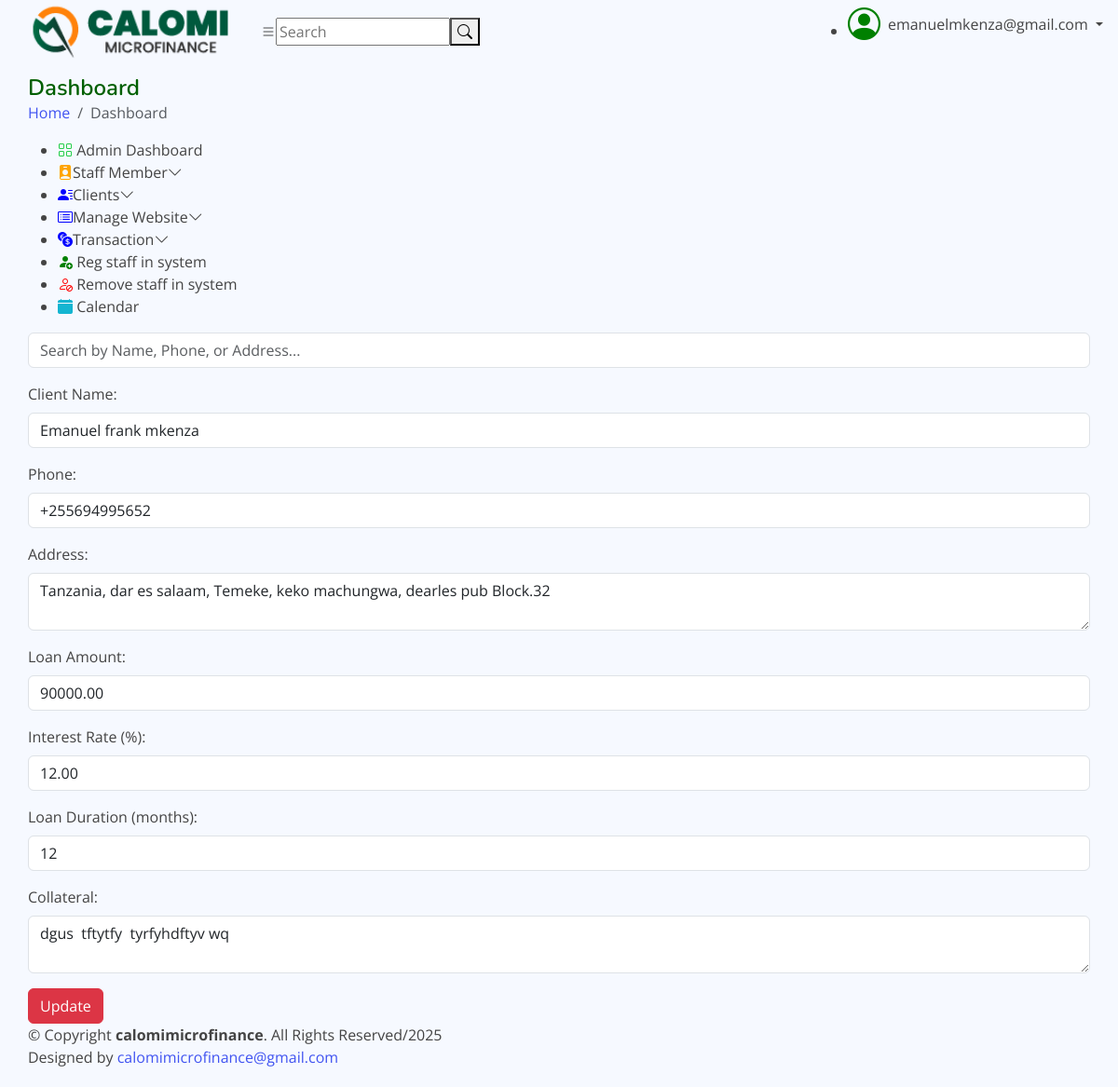
Screenshot of /admin/edit_client.php?id=37 (signed in) with the database file from the repository.
### tables this page shows
CREATE TABLE `clients` (
  `id` int(11) NOT NULL,
  `name` varchar(100) NOT NULL,
  `phone` varchar(15) NOT NULL,
  `address` text NOT NULL,
  `loan_amount` decimal(10,2) NOT NULL,
  `interest_rate` decimal(5,2) NOT NULL,
  `loan_duration` int(11) NOT NULL,
  `collateral` text DEFAULT NULL,
  `created_by` varchar(255) NOT NULL,
  `created_at` timestamp NOT NULL DEFAULT current_timestamp(),
  `balance` decimal(10,2) DEFAULT 0.00,
  `client_image` varchar(255) DEFAULT NULL
);

### admin/edit_client.php (the view, shortened to what this page needs)
<?php
include("conn.php");
if (isset($_GET['id'])) {
    $clientId = intval($_GET['id']);
    $stmt = $conn->prepare("SELECT * FROM clients WHERE id = ?");
    $stmt->bind_param("i", $clientId);
    $stmt->execute();
    $result = $stmt->get_result();
    if ($result->num_rows > 0) {
        $client = $result->fetch_assoc();
    } else {
        header("Location: client_manage.php?message=Client not found");
        exit();
    }
} else {
    header("Location: client_manage.php?message=No client ID provided");
    exit();
}
?>
<?php
include("linknice.php");
include("headernice.php");
include("sidebar.php");
?>
<!DOCTYPE html>
<html lang="en">
<head>
</head>
<body>
<div class="mb-3">
    <input type="text" id="searchClient" class="form-control" placeholder="Search by Name, Phone, or Address...">
</div>
    <form action="" method="POST" class="row g-3">
        <div class="col-12">
            <label for="name" class="form-label">Client Name:</label>
            <input type="text" id="name" name="name" class="form-control" value="<?php echo htmlspecialchars($client['name']); ?>" required>
        </div>
        <div class="col-12">
            <label for="phone" class="form-label">Phone:</label>
            <input type="text" id="phone" name="phone" class="form-control" value="<?php echo htmlspecialchars($client['phone']); ?>" required>
        </div>
        <div class="col-12">
            <label for="address" class="form-label">Address:</label>
            <textarea id="address" name="address" class="form-control" required><?php echo htmlspecialchars($client['address']); ?></textarea>
        </div>
        <div class="col-12">
            <label for="loan_amount" class="form-label">Loan Amount:</label>
            <input type="number" id="loan_amount" name="loan_amount" class="form-control" step="0.01" value="<?php echo htmlspecialchars($client['loan_amount']); ?>" required>
        </div>
        <div class="col-12">
            <label for="interest_rate" class="form-label">Interest Rate (%):</label>
            <input type="number" id="interest_rate" name="interest_rate" class="form-control" step="0.01" value="<?php echo htmlspecialchars($client['interest_rate']); ?>" required>
        </div>
        <div class="col-12">
            <label for="loan_duration" class="form-label">Loan Duration (months):</label>
            <input type ```php
="number" id="loan_duration" name="loan_duration" class="form-control" value="<?php echo htmlspecialchars($client['loan_duration']); ?>" required>
        </div>
        <div class="col-12">
            <label for="collateral" class="form-label">Collateral:</label>
            <textarea id="collateral" name="collateral" class="form-control"><?php echo htmlspecialchars($client['collateral']); ?></textarea>
        </div>
        <div class="col-12">
            <input type="submit" value="Update" class="btn btn-danger">
        </div>
    </form>
    <?php
    include("footernice.php");
    ?>
</body>
</html>

### admin/assets/css/style.css (style rules this page uses)
:root { --dark-green: #005f00; --blue: #4154f1; --whitesmoke: #f6f9ff; scroll-behavior: smooth; }
body { font-family: "Open Sans", sans-serif; background: var(--whitesmoke); color: #444444; }

### rows the page displays
clients: name "Emanuel frank mkenza", phone "+255694995652", address "Tanzania, dar es salaam, Temeke, keko machungwa, dearles pub Block.32", loan_amount "90000.00", interest_rate "12.00", loan_duration "12", collateral "dgus tftytfy tyrfyhdftyv wq"

### other values shown
$_SESSION['username'] "emanuelmkenza@gmail.com"
